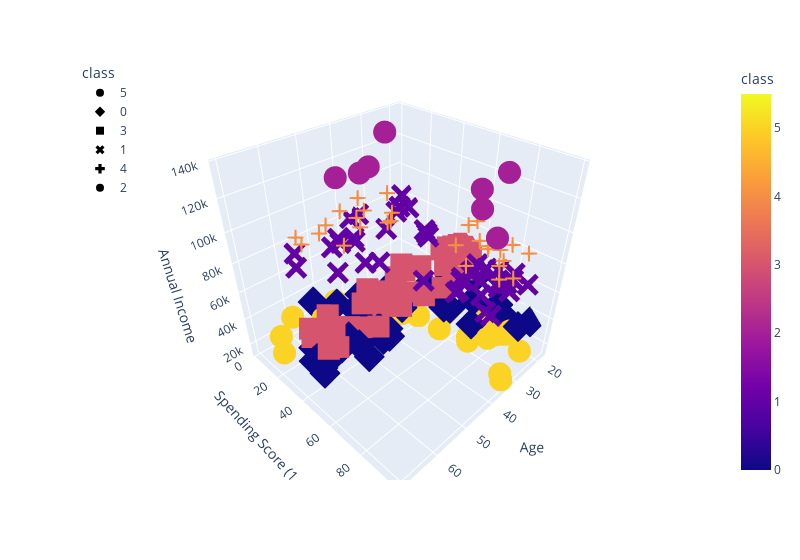

The notebook cell this image was saved under:
### Code cell
# Plotting the 3D-Scatter for K = 6 with x="Annual Income", y="Spending Score (1-100)" and z="Age"
fig = px.scatter_3d(
    six_clusters,
    x="Age",
    y="Spending Score (1-100)",
    z="Annual Income",
    color="class",
    symbol="class",
    width=800,
)
fig.update_layout(legend=dict(x=0, y=1))
fig.show()

### Figure 1 — Plotly figure (JSON) as saved in the notebook; plotly's stock layout.template omitted (floating-point values rounded to 4 significant figures)
{"data": [{"hovertemplate": "class=%{marker.color}<br>Age=%{x}<br>Spending Score (1-100)=%{y}<br>Annual Income=%{z}<extra></extra>", "legendgroup": "5", "marker": {"color": [5, 5, 5, 5, 5, 5, 5, 5, 5, 5, 5, 5, 5, 5, 5, 5, 5, 5, 5, 5, 5, 5, 5, 5, 5, 5, 5, 5, 5, 5, 5, 5], "coloraxis": "coloraxis", "symbol": "circle"}, "mode": "markers", "name": "5", "scene": "scene", "showlegend": true, "type": "scatter3d", "x": [19, 21, 20, 23, 31, 22, 35, 23, 64, 30, 67, 35, 58, 24, 37, 22, 35, 20, 52, 35, 35, 25, 46, 31, 54, 29, 45, 35, 40, 23, 60, 21], "y": [39, 81, 6, 77, 40, 76, 6, 94, 3, 72, 14, 99, 15, 77, 13, 79, 35, 66, 29, 98, 35, 73, 5, 73, 14, 82, 32, 61, 31, 87, 4, 73], "z": [15000, 15000, 16000, 16000, 17000, 17000, 18000, 18000, 19000, 19000, 19000, 19000, 20000, 20000, 20000, 20000, 21000, 21000, 23000, 23000, 24000, 24000, 25000, 25000, 28000, 28000, 28000, 28000, 29000, 29000, 30000, 30000]}, {"hovertemplate": "class=%{marker.color}<br>Age=%{x}<br>Spending Score (1-100)=%{y}<br>Annual Income=%{z}<extra></extra>", "legendgroup": "0", "marker": {"color": [0, 0, 0, 0, 0, 0, 0, 0, 0, 0, 0, 0, 0, 0, 0, 0, 0, 0, 0, 0, 0, 0, 0, 0, 0, 0, 0, 0, 0, 0, 0, 0, 0, 0, 0, 0, 0, 0, 0, 0, 0, 0], "coloraxis": "coloraxis", "symbol": "diamond"}, "mode": "markers", "name": "0", "scene": "scene", "showlegend": true, "type": "scatter3d", "x": [53, 18, 49, 21, 42, 30, 36, 20, 65, 24, 48, 31, 49, 24, 50, 27, 29, 31, 49, 33, 31, 59, 50, 47, 51, 69, 27, 53, 70, 19, 67, 54, 63, 18, 43, 68, 19, 32, 70, 47, 60, 60], "y": [4, 92, 14, 81, 17, 73, 26, 75, 35, 92, 36, 61, 28, 65, 55, 47, 42, 42, 52, 60, 54, 60, 45, 41, 50, 46, 51, 46, 56, 55, 52, 59, 51, 59, 50, 48, 59, 47, 55, 42, 49, 56], "z": [33000, 33000, 33000, 33000, 34000, 34000, 37000, 37000, 38000, 38000, 39000, 39000, 39000, 39000, 40000, 40000, 40000, 40000, 42000, 42000, 43000, 43000, 43000, 43000, 44000, 44000, 46000, 46000, 46000, 46000, 47000, 47000, 48000, 48000, 48000, 48000, 48000, 48000, 49000, 49000, 50000, 50000]}, {"hovertemplate": "class=%{marker.color}<br>Age=%{x}<br>Spending Score (1-100)=%{y}<br>Annual Income=%{z}<extra></extra>", "legendgroup": "3", "marker": {"color": [3, 3, 3, 3, 3, 3, 3, 3, 3, 3, 3, 3, 3, 3, 3, 3, 3, 3, 3, 3, 3, 3, 3, 3, 3, 3, 3, 3, 3, 3, 3, 3, 3, 3, 3, 3, 3, 3, 3, 3, 3, 3, 3, 3, 3, 3, 3, 3], "coloraxis": "coloraxis", "symbol": "square"}, "mode": "markers", "name": "3", "scene": "scene", "showlegend": true, "type": "scatter3d", "x": [59, 26, 45, 40, 23, 49, 57, 38, 67, 46, 21, 48, 55, 22, 34, 50, 68, 18, 48, 40, 32, 24, 47, 27, 48, 20, 23, 49, 67, 26, 49, 21, 66, 54, 68, 66, 65, 19, 38, 19, 18, 19, 63, 49, 51, 50, 27, 38], "y": [47, 54, 53, 48, 52, 42, 51, 55, 41, 44, 57, 46, 58, 55, 60, 46, 55, 41, 49, 40, 42, 52, 47, 50, 42, 49, 41, 48, 59, 55, 56, 42, 50, 46, 43, 48, 52, 54, 42, 46, 48, 50, 43, 59, 43, 57, 56, 40], "z": [54000, 54000, 54000, 54000, 54000, 54000, 54000, 54000, 54000, 54000, 54000, 54000, 57000, 57000, 58000, 58000, 59000, 59000, 60000, 60000, 60000, 60000, 60000, 60000, 61000, 61000, 62000, 62000, 62000, 62000, 62000, 62000, 63000, 63000, 63000, 63000, 63000, 63000, 64000, 64000, 65000, 65000, 65000, 65000, 67000, 67000, 67000, 67000]}, {"hovertemplate": "class=%{marker.color}<br>Age=%{x}<br>Spending Score (1-100)=%{y}<br>Annual Income=%{z}<extra></extra>", "legendgroup": "1", "marker": {"color": [1, 1, 1, 1, 1, 1, 1, 1, 1, 1, 1, 1, 1, 1, 1, 1, 1, 1, 1, 1, 1, 1, 1, 1, 1, 1, 1, 1, 1, 1, 1, 1, 1, 1, 1, 1, 1, 1, 1, 1, 1, 1], "coloraxis": "coloraxis", "symbol": "x"}, "mode": "markers", "name": "1", "scene": "scene", "showlegend": true, "type": "scatter3d", "x": [40, 39, 23, 31, 43, 40, 59, 38, 47, 39, 25, 31, 20, 29, 44, 32, 19, 35, 57, 32, 28, 32, 25, 28, 48, 32, 34, 34, 43, 39, 44, 38, 47, 27, 37, 30, 34, 30, 56, 29, 19, 31], "y": [58, 91, 29, 77, 35, 95, 11, 75, 9, 75, 34, 71, 5, 88, 7, 73, 10, 72, 5, 93, 40, 87, 12, 97, 36, 74, 22, 90, 17, 88, 20, 76, 16, 89, 1, 78, 1, 73, 35, 83, 5, 93], "z": [69000, 69000, 70000, 70000, 71000, 71000, 71000, 71000, 71000, 71000, 72000, 72000, 73000, 73000, 73000, 73000, 74000, 74000, 75000, 75000, 76000, 76000, 77000, 77000, 77000, 77000, 78000, 78000, 78000, 78000, 78000, 78000, 78000, 78000, 78000, 78000, 78000, 78000, 79000, 79000, 81000, 81000]}, {"hovertemplate": "class=%{marker.color}<br>Age=%{x}<br>Spending Score (1-100)=%{y}<br>Annual Income=%{z}<extra></extra>", "legendgroup": "4", "marker": {"color": [4, 4, 4, 4, 4, 4, 4, 4, 4, 4, 4, 4, 4, 4, 4, 4, 4, 4, 4, 4, 4, 4, 4, 4, 4, 4, 4, 4], "coloraxis": "coloraxis", "symbol": "cross"}, "mode": "markers", "name": "4", "scene": "scene", "showlegend": true, "type": "scatter3d", "x": [50, 36, 42, 33, 36, 32, 40, 28, 36, 36, 52, 30, 58, 27, 59, 35, 37, 32, 46, 29, 41, 30, 54, 28, 41, 36, 34, 32], "y": [26, 75, 20, 95, 27, 63, 13, 75, 10, 92, 13, 86, 15, 69, 14, 90, 32, 86, 15, 88, 39, 97, 24, 68, 17, 85, 23, 69], "z": [85000, 85000, 86000, 86000, 87000, 87000, 87000, 87000, 87000, 87000, 88000, 88000, 88000, 88000, 93000, 93000, 97000, 97000, 98000, 98000, 99000, 99000, 101000, 101000, 103000, 103000, 103000, 103000]}, {"hovertemplate": "class=%{marker.color}<br>Age=%{x}<br>Spending Score (1-100)=%{y}<br>Annual Income=%{z}<extra></extra>", "legendgroup": "2", "marker": {"color": [2, 2, 2, 2, 2, 2, 2, 2], "coloraxis": "coloraxis", "symbol": "circle"}, "mode": "markers", "name": "2", "scene": "scene", "showlegend": true, "type": "scatter3d", "x": [33, 38, 47, 35, 45, 32, 32, 30], "y": [8, 91, 16, 79, 28, 74, 18, 83], "z": [113000, 113000, 120000, 120000, 126000, 126000, 137000, 137000]}], "layout": {"coloraxis": {"colorbar": {"title": {"text": "class"}}, "colorscale": [[0, "#0d0887"], [0.1111, "#46039f"], [0.2222, "#7201a8"], [0.3333, "#9c179e"], [0.4444, "#bd3786"], [0.5556, "#d8576b"], [0.6667, "#ed7953"], [0.7778, "#fb9f3a"], [0.8889, "#fdca26"], [1, "#f0f921"]]}, "legend": {"title": {"text": "class"}, "tracegroupgap": 0, "x": 0, "y": 1}, "margin": {"t": 60}, "scene": {"domain": {"x": [0, 1], "y": [0, 1]}, "xaxis": {"title": {"text": "Age"}}, "yaxis": {"title": {"text": "Spending Score (1-100)"}}, "zaxis": {"title": {"text": "Annual Income"}}}, "width": 800}}
